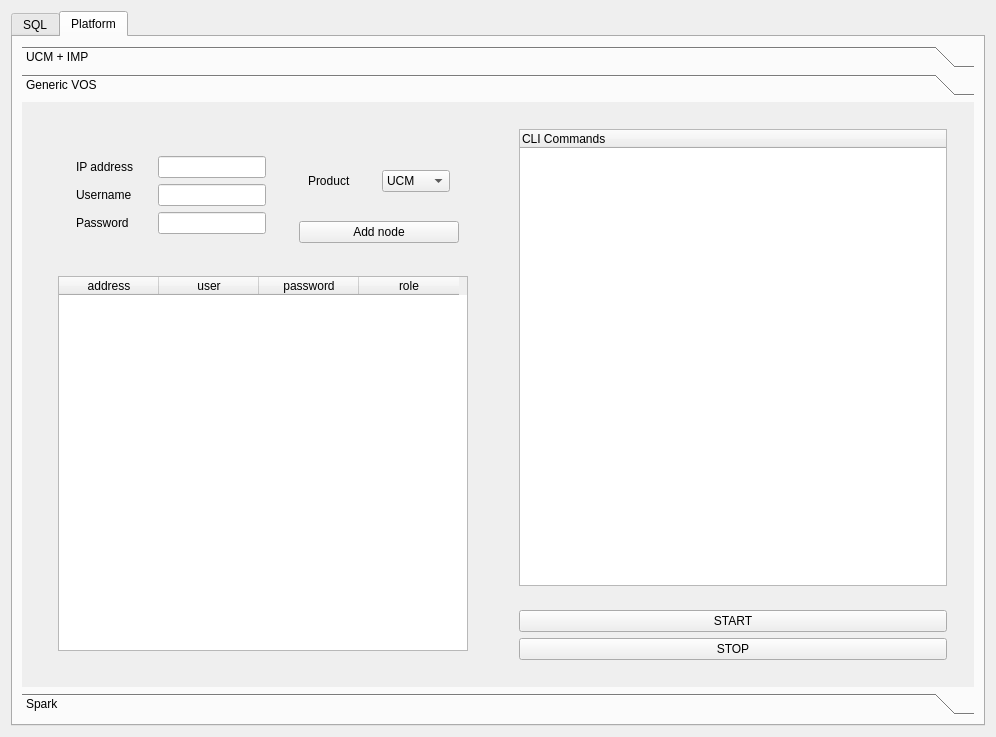
<?xml version="1.0" encoding="UTF-8"?>
<ui version="4.0">
 <class>Gnosis</class>
 <widget class="QDialog" name="Gnosis">
  <property name="geometry">
   <rect>
    <x>0</x>
    <y>0</y>
    <width>996</width>
    <height>737</height>
   </rect>
  </property>
  <property name="windowTitle">
   <string>Gnosis</string>
  </property>
  <property name="inputMethodHints">
   <set>Qt::ImhSensitiveData</set>
  </property>
  <layout class="QHBoxLayout" name="horizontalLayout_9">
   <item>
    <widget class="QTabWidget" name="globalwidget">
     <property name="maximumSize">
      <size>
       <width>16777215</width>
       <height>16777215</height>
      </size>
     </property>
     <property name="toolTip">
      <string/>
     </property>
     <property name="inputMethodHints">
      <set>Qt::ImhSensitiveData</set>
     </property>
     <property name="currentIndex">
      <number>1</number>
     </property>
     <widget class="QWidget" name="tab_SQL">
      <attribute name="title">
       <string>SQL</string>
      </attribute>
      <layout class="QVBoxLayout" name="verticalLayout_4">
       <item>
        <widget class="QPlainTextEdit" name="SQLquery">
         <property name="sizePolicy">
          <sizepolicy hsizetype="Expanding" vsizetype="Expanding">
           <horstretch>0</horstretch>
           <verstretch>0</verstretch>
          </sizepolicy>
         </property>
         <property name="font">
          <font>
           <family>Consolas</family>
           <pointsize>8</pointsize>
          </font>
         </property>
         <property name="plainText">
          <string>select name, description from device where name like 'SEP%'</string>
         </property>
        </widget>
       </item>
       <item>
        <widget class="QPlainTextEdit" name="SQLresponse">
         <property name="sizePolicy">
          <sizepolicy hsizetype="Expanding" vsizetype="Expanding">
           <horstretch>0</horstretch>
           <verstretch>0</verstretch>
          </sizepolicy>
         </property>
         <property name="font">
          <font>
           <family>Courier New</family>
          </font>
         </property>
         <property name="inputMethodHints">
          <set>Qt::ImhMultiLine</set>
         </property>
         <property name="horizontalScrollBarPolicy">
          <enum>Qt::ScrollBarAlwaysOn</enum>
         </property>
         <property name="lineWrapMode">
          <enum>QPlainTextEdit::NoWrap</enum>
         </property>
         <property name="plainText">
          <string/>
         </property>
        </widget>
       </item>
       <item>
        <widget class="QWidget" name="widget_SQL_options" native="true">
         <layout class="QHBoxLayout" name="horizontalLayout_5">
          <item alignment="Qt::AlignBottom">
           <widget class="QWidget" name="widget_exportConfig" native="true">
            <layout class="QHBoxLayout" name="horizontalLayout_4">
             <item>
              <widget class="QPushButton" name="pushButton_exportconfig">
               <property name="text">
                <string>Save</string>
               </property>
              </widget>
             </item>
            </layout>
           </widget>
          </item>
          <item>
           <widget class="QWidget" name="widget_executeSql" native="true">
            <layout class="QVBoxLayout" name="verticalLayout_5">
             <item>
              <widget class="QWidget" name="widget_radio_executeSql" native="true">
               <layout class="QHBoxLayout" name="horizontalLayout_3">
                <item alignment="Qt::AlignHCenter">
                 <widget class="QRadioButton" name="radioButton_pretty">
                  <property name="text">
                   <string>Pretty</string>
                  </property>
                 </widget>
                </item>
                <item alignment="Qt::AlignHCenter">
                 <widget class="QRadioButton" name="radioButton_csv">
                  <property name="text">
                   <string>CSV</string>
                  </property>
                 </widget>
                </item>
               </layout>
              </widget>
             </item>
             <item>
              <widget class="QPushButton" name="pushButton_sql_execute">
               <property name="text">
                <string>Execute Query</string>
               </property>
              </widget>
             </item>
            </layout>
           </widget>
          </item>
          <item alignment="Qt::AlignBottom">
           <widget class="QWidget" name="widget_6" native="true">
            <layout class="QHBoxLayout" name="horizontalLayout_6">
             <item>
              <widget class="QPushButton" name="pushButton_6">
               <property name="text">
                <string>Exit</string>
               </property>
              </widget>
             </item>
            </layout>
           </widget>
          </item>
         </layout>
        </widget>
       </item>
      </layout>
     </widget>
     <widget class="QWidget" name="tab_cli">
      <attribute name="title">
       <string>Platform</string>
      </attribute>
      <layout class="QHBoxLayout" name="horizontalLayout_12">
       <item>
        <widget class="QToolBox" name="toolBox">
         <property name="currentIndex">
          <number>1</number>
         </property>
         <widget class="QWidget" name="page">
          <property name="geometry">
           <rect>
            <x>0</x>
            <y>0</y>
            <width>954</width>
            <height>594</height>
           </rect>
          </property>
          <attribute name="label">
           <string>UCM + IMP</string>
          </attribute>
          <layout class="QHBoxLayout" name="horizontalLayout_30">
           <item>
            <widget class="QWidget" name="widget_30" native="true">
             <property name="maximumSize">
              <size>
               <width>600</width>
               <height>169865</height>
              </size>
             </property>
             <layout class="QVBoxLayout" name="verticalLayout_10">
              <item>
               <widget class="QWidget" name="widget_42" native="true">
                <property name="maximumSize">
                 <size>
                  <width>16777215</width>
                  <height>32</height>
                 </size>
                </property>
                <layout class="QHBoxLayout" name="horizontalLayout_25">
                 <item>
                  <widget class="QLabel" name="UCMPub_Label">
                   <property name="text">
                    <string>PUB IP</string>
                   </property>
                  </widget>
                 </item>
                 <item>
                  <widget class="QLineEdit" name="UCMPub_IP_CLI_line">
                   <property name="minimumSize">
                    <size>
                     <width>0</width>
                     <height>17</height>
                    </size>
                   </property>
                   <property name="maximumSize">
                    <size>
                     <width>125</width>
                     <height>16777215</height>
                    </size>
                   </property>
                  </widget>
                 </item>
                </layout>
               </widget>
              </item>
              <item>
               <widget class="QWidget" name="widget_43" native="true">
                <property name="maximumSize">
                 <size>
                  <width>16777215</width>
                  <height>32</height>
                 </size>
                </property>
                <layout class="QHBoxLayout" name="horizontalLayout_26">
                 <item>
                  <widget class="QLabel" name="UCMPubCLI_username_label">
                   <property name="text">
                    <string>Username</string>
                   </property>
                  </widget>
                 </item>
                 <item>
                  <widget class="QLineEdit" name="UCMPub_Username_CLI_line">
                   <property name="minimumSize">
                    <size>
                     <width>117</width>
                     <height>17</height>
                    </size>
                   </property>
                   <property name="maximumSize">
                    <size>
                     <width>125</width>
                     <height>16777215</height>
                    </size>
                   </property>
                  </widget>
                 </item>
                </layout>
               </widget>
              </item>
              <item>
               <widget class="QWidget" name="widget_44" native="true">
                <property name="maximumSize">
                 <size>
                  <width>16777215</width>
                  <height>32</height>
                 </size>
                </property>
                <layout class="QHBoxLayout" name="horizontalLayout_27">
                 <item>
                  <widget class="QLabel" name="label_22">
                   <property name="text">
                    <string>Password</string>
                   </property>
                  </widget>
                 </item>
                 <item>
                  <widget class="QLineEdit" name="UCMPub_Password_CLI_line">
                   <property name="minimumSize">
                    <size>
                     <width>117</width>
                     <height>17</height>
                    </size>
                   </property>
                   <property name="maximumSize">
                    <size>
                     <width>125</width>
                     <height>16777215</height>
                    </size>
                   </property>
                   <property name="echoMode">
                    <enum>QLineEdit::Password</enum>
                   </property>
                  </widget>
                 </item>
                </layout>
               </widget>
              </item>
              <item>
               <widget class="QWidget" name="widget_45" native="true">
                <property name="minimumSize">
                 <size>
                  <width>0</width>
                  <height>35</height>
                 </size>
                </property>
                <property name="maximumSize">
                 <size>
                  <width>16777215</width>
                  <height>40</height>
                 </size>
                </property>
                <layout class="QHBoxLayout" name="horizontalLayout_13">
                 <item>
                  <widget class="QPushButton" name="pushButton_discover_nodes_UCM">
                   <property name="minimumSize">
                    <size>
                     <width>20</width>
                     <height>20</height>
                    </size>
                   </property>
                   <property name="maximumSize">
                    <size>
                     <width>16777215</width>
                     <height>16777215</height>
                    </size>
                   </property>
                   <property name="text">
                    <string>Discover Cluster</string>
                   </property>
                  </widget>
                 </item>
                </layout>
               </widget>
              </item>
              <item>
               <widget class="QWidget" name="widget_46" native="true">
                <layout class="QVBoxLayout" name="verticalLayout_17">
                 <item>
                  <widget class="QTableWidget" name="tableWidget_ucm_cluster_cli">
                   <property name="alternatingRowColors">
                    <bool>true</bool>
                   </property>
                   <property name="selectionBehavior">
                    <enum>QAbstractItemView::SelectRows</enum>
                   </property>
                   <property name="showGrid">
                    <bool>false</bool>
                   </property>
                   <property name="sortingEnabled">
                    <bool>true</bool>
                   </property>
                   <property name="columnCount">
                    <number>6</number>
                   </property>
                   <attribute name="horizontalHeaderCascadingSectionResizes">
                    <bool>false</bool>
                   </attribute>
                   <attribute name="horizontalHeaderStretchLastSection">
                    <bool>false</bool>
                   </attribute>
                   <column>
                    <property name="text">
                     <string>address</string>
                    </property>
                   </column>
                   <column>
                    <property name="text">
                     <string>role</string>
                    </property>
                   </column>
                   <column>
                    <property name="text">
                     <string>type</string>
                    </property>
                   </column>
                   <column>
                    <property name="text">
                     <string>dbRole</string>
                    </property>
                   </column>
                   <column>
                    <property name="text">
                     <string>hostname</string>
                    </property>
                   </column>
                   <column>
                    <property name="text">
                     <string>status</string>
                    </property>
                   </column>
                  </widget>
                 </item>
                </layout>
               </widget>
              </item>
             </layout>
            </widget>
           </item>
           <item>
            <widget class="QWidget" name="widget_47" native="true">
             <layout class="QVBoxLayout" name="verticalLayout_12">
              <item>
               <widget class="QWidget" name="widget_49" native="true">
                <property name="minimumSize">
                 <size>
                  <width>0</width>
                  <height>0</height>
                 </size>
                </property>
                <layout class="QVBoxLayout" name="verticalLayout_20">
                 <item>
                  <widget class="QTreeWidget" name="treeWidget_ucm_cli">
                   <property name="toolTip">
                    <string/>
                   </property>
                   <property name="statusTip">
                    <string notr="true"/>
                   </property>
                   <column>
                    <property name="text">
                     <string>CLI Commands</string>
                    </property>
                   </column>
                  </widget>
                 </item>
                </layout>
               </widget>
              </item>
              <item>
               <widget class="QWidget" name="widget_50" native="true">
                <property name="minimumSize">
                 <size>
                  <width>0</width>
                  <height>50</height>
                 </size>
                </property>
                <property name="maximumSize">
                 <size>
                  <width>16777215</width>
                  <height>16777215</height>
                 </size>
                </property>
                <layout class="QVBoxLayout" name="verticalLayout_14">
                 <item>
                  <widget class="QPushButton" name="pushButton_execute_cli_ucm">
                   <property name="sizePolicy">
                    <sizepolicy hsizetype="Preferred" vsizetype="Fixed">
                     <horstretch>0</horstretch>
                     <verstretch>0</verstretch>
                    </sizepolicy>
                   </property>
                   <property name="text">
                    <string>START</string>
                   </property>
                  </widget>
                 </item>
                 <item>
                  <widget class="QPushButton" name="pushButton_stop_cli_ucm">
                   <property name="text">
                    <string>STOP</string>
                   </property>
                  </widget>
                 </item>
                </layout>
               </widget>
              </item>
             </layout>
            </widget>
           </item>
          </layout>
         </widget>
         <widget class="QWidget" name="generic_VOS_QWidget">
          <property name="geometry">
           <rect>
            <x>0</x>
            <y>0</y>
            <width>954</width>
            <height>594</height>
           </rect>
          </property>
          <attribute name="label">
           <string>Generic VOS</string>
          </attribute>
          <layout class="QHBoxLayout" name="horizontalLayout">
           <item>
            <widget class="QWidget" name="widget" native="true">
             <layout class="QVBoxLayout" name="verticalLayout_8">
              <item>
               <widget class="QWidget" name="widget_11" native="true">
                <property name="sizePolicy">
                 <sizepolicy hsizetype="Preferred" vsizetype="Preferred">
                  <horstretch>0</horstretch>
                  <verstretch>0</verstretch>
                 </sizepolicy>
                </property>
                <layout class="QVBoxLayout" name="verticalLayout_11">
                 <item>
                  <widget class="QWidget" name="widget_5" native="true">
                   <property name="minimumSize">
                    <size>
                     <width>0</width>
                     <height>82</height>
                    </size>
                   </property>
                   <layout class="QHBoxLayout" name="horizontalLayout_2">
                    <item>
                     <widget class="QWidget" name="widget_7" native="true">
                      <layout class="QHBoxLayout" name="horizontalLayout_8">
                       <item>
                        <widget class="QWidget" name="widget_8" native="true">
                         <layout class="QVBoxLayout" name="verticalLayout_6">
                          <item>
                           <widget class="QLabel" name="label_ip_vos_gen">
                            <property name="text">
                             <string>IP address</string>
                            </property>
                           </widget>
                          </item>
                          <item>
                           <widget class="QLabel" name="label_username_vos_gen">
                            <property name="text">
                             <string>Username</string>
                            </property>
                           </widget>
                          </item>
                          <item>
                           <widget class="QLabel" name="label_password_vos_gen">
                            <property name="text">
                             <string>Password</string>
                            </property>
                           </widget>
                          </item>
                         </layout>
                        </widget>
                       </item>
                       <item>
                        <widget class="QWidget" name="widget_9" native="true">
                         <layout class="QVBoxLayout" name="verticalLayout_7">
                          <item>
                           <widget class="QLineEdit" name="lineEdit_vos_gen_ip_address">
                            <property name="sizePolicy">
                             <sizepolicy hsizetype="Preferred" vsizetype="Fixed">
                              <horstretch>0</horstretch>
                              <verstretch>0</verstretch>
                             </sizepolicy>
                            </property>
                            <property name="minimumSize">
                             <size>
                              <width>0</width>
                              <height>20</height>
                             </size>
                            </property>
                           </widget>
                          </item>
                          <item>
                           <widget class="QLineEdit" name="lineEdit_vos_gen_username">
                            <property name="sizePolicy">
                             <sizepolicy hsizetype="Preferred" vsizetype="Fixed">
                              <horstretch>0</horstretch>
                              <verstretch>0</verstretch>
                             </sizepolicy>
                            </property>
                            <property name="minimumSize">
                             <size>
                              <width>0</width>
                              <height>20</height>
                             </size>
                            </property>
                           </widget>
                          </item>
                          <item>
                           <widget class="QLineEdit" name="lineEdit_vos_gen_password">
                            <property name="sizePolicy">
                             <sizepolicy hsizetype="Preferred" vsizetype="Fixed">
                              <horstretch>0</horstretch>
                              <verstretch>0</verstretch>
                             </sizepolicy>
                            </property>
                            <property name="minimumSize">
                             <size>
                              <width>0</width>
                              <height>20</height>
                             </size>
                            </property>
                           </widget>
                          </item>
                         </layout>
                        </widget>
                       </item>
                      </layout>
                     </widget>
                    </item>
                    <item>
                     <widget class="QWidget" name="widget_10" native="true">
                      <layout class="QVBoxLayout" name="verticalLayout_3">
                       <item>
                        <widget class="QWidget" name="widget_12" native="true">
                         <layout class="QHBoxLayout" name="horizontalLayout_7">
                          <item>
                           <widget class="QLabel" name="label_product_vos_gen">
                            <property name="text">
                             <string>Product</string>
                            </property>
                           </widget>
                          </item>
                          <item>
                           <widget class="QComboBox" name="comboBox_product_vos_gen">
                            <item>
                             <property name="text">
                              <string>UCM</string>
                             </property>
                            </item>
                            <item>
                             <property name="text">
                              <string>CUC</string>
                             </property>
                            </item>
                            <item>
                             <property name="text">
                              <string>CER</string>
                             </property>
                            </item>
                           </widget>
                          </item>
                         </layout>
                        </widget>
                       </item>
                       <item>
                        <widget class="QPushButton" name="pushButton_add_node_vos_gen">
                         <property name="text">
                          <string>Add node</string>
                         </property>
                        </widget>
                       </item>
                      </layout>
                     </widget>
                    </item>
                   </layout>
                  </widget>
                 </item>
                 <item>
                  <widget class="QWidget" name="widget_14" native="true">
                   <layout class="QHBoxLayout" name="horizontalLayout_28">
                    <item>
                     <widget class="QTableWidget" name="tableWidget_vos_gen">
                      <property name="sizePolicy">
                       <sizepolicy hsizetype="Preferred" vsizetype="Expanding">
                        <horstretch>0</horstretch>
                        <verstretch>0</verstretch>
                       </sizepolicy>
                      </property>
                      <property name="sizeAdjustPolicy">
                       <enum>QAbstractScrollArea::AdjustIgnored</enum>
                      </property>
                      <property name="alternatingRowColors">
                       <bool>true</bool>
                      </property>
                      <property name="selectionBehavior">
                       <enum>QAbstractItemView::SelectRows</enum>
                      </property>
                      <property name="showGrid">
                       <bool>false</bool>
                      </property>
                      <property name="sortingEnabled">
                       <bool>true</bool>
                      </property>
                      <property name="columnCount">
                       <number>4</number>
                      </property>
                      <attribute name="horizontalHeaderCascadingSectionResizes">
                       <bool>false</bool>
                      </attribute>
                      <attribute name="horizontalHeaderStretchLastSection">
                       <bool>false</bool>
                      </attribute>
                      <column>
                       <property name="text">
                        <string>address</string>
                       </property>
                      </column>
                      <column>
                       <property name="text">
                        <string>user</string>
                       </property>
                      </column>
                      <column>
                       <property name="text">
                        <string>password</string>
                       </property>
                      </column>
                      <column>
                       <property name="text">
                        <string>role</string>
                       </property>
                      </column>
                     </widget>
                    </item>
                   </layout>
                  </widget>
                 </item>
                </layout>
               </widget>
              </item>
             </layout>
            </widget>
           </item>
           <item>
            <widget class="QWidget" name="widget_2" native="true">
             <layout class="QVBoxLayout" name="verticalLayout_2">
              <item>
               <widget class="QWidget" name="widget_3" native="true">
                <property name="sizePolicy">
                 <sizepolicy hsizetype="Preferred" vsizetype="Preferred">
                  <horstretch>0</horstretch>
                  <verstretch>0</verstretch>
                 </sizepolicy>
                </property>
                <layout class="QVBoxLayout" name="verticalLayout_9">
                 <item>
                  <widget class="QTreeWidget" name="treeWidget_vos_gen_cli">
                   <property name="sizePolicy">
                    <sizepolicy hsizetype="Preferred" vsizetype="Expanding">
                     <horstretch>0</horstretch>
                     <verstretch>0</verstretch>
                    </sizepolicy>
                   </property>
                   <property name="toolTip">
                    <string/>
                   </property>
                   <property name="statusTip">
                    <string notr="true"/>
                   </property>
                   <column>
                    <property name="text">
                     <string>CLI Commands</string>
                    </property>
                   </column>
                  </widget>
                 </item>
                </layout>
               </widget>
              </item>
              <item>
               <widget class="QWidget" name="widget_4" native="true">
                <property name="sizePolicy">
                 <sizepolicy hsizetype="Minimum" vsizetype="Minimum">
                  <horstretch>0</horstretch>
                  <verstretch>0</verstretch>
                 </sizepolicy>
                </property>
                <layout class="QVBoxLayout" name="verticalLayout">
                 <item>
                  <widget class="QPushButton" name="pushButton_execute_vos_gen">
                   <property name="sizePolicy">
                    <sizepolicy hsizetype="Preferred" vsizetype="Fixed">
                     <horstretch>0</horstretch>
                     <verstretch>0</verstretch>
                    </sizepolicy>
                   </property>
                   <property name="text">
                    <string>START</string>
                   </property>
                  </widget>
                 </item>
                 <item>
                  <widget class="QPushButton" name="pushButton_stop_vos_gen">
                   <property name="text">
                    <string>STOP</string>
                   </property>
                  </widget>
                 </item>
                </layout>
               </widget>
              </item>
             </layout>
            </widget>
           </item>
          </layout>
         </widget>
         <widget class="QWidget" name="page_2">
          <property name="geometry">
           <rect>
            <x>0</x>
            <y>0</y>
            <width>954</width>
            <height>594</height>
           </rect>
          </property>
          <attribute name="label">
           <string>Spark</string>
          </attribute>
         </widget>
        </widget>
       </item>
      </layout>
     </widget>
    </widget>
   </item>
  </layout>
 </widget>
 <resources>
  <include location="Z:/PycharmProjects/Gnosis/spark_logo.qrc"/>
 </resources>
 <connections/>
</ui>
